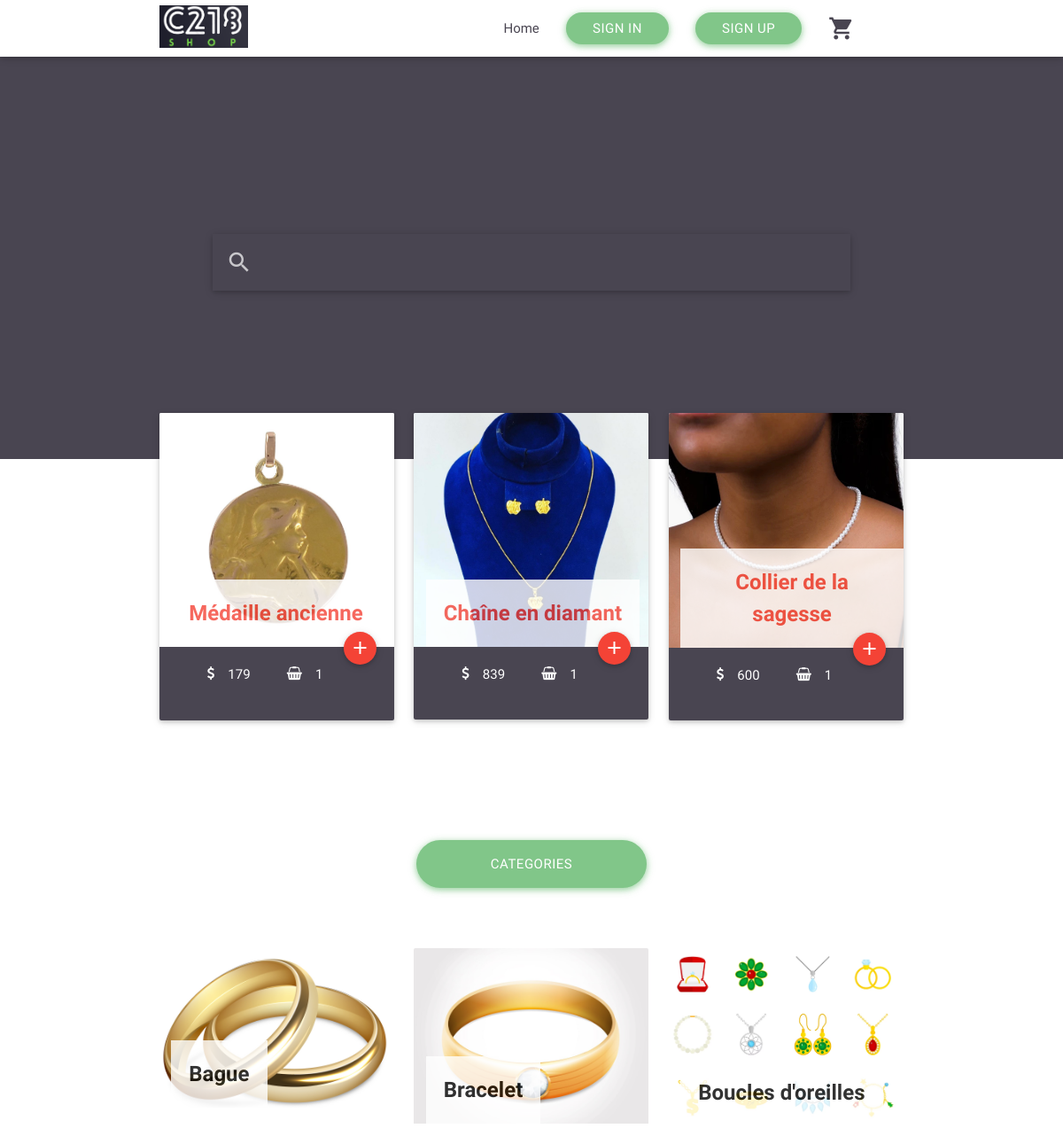
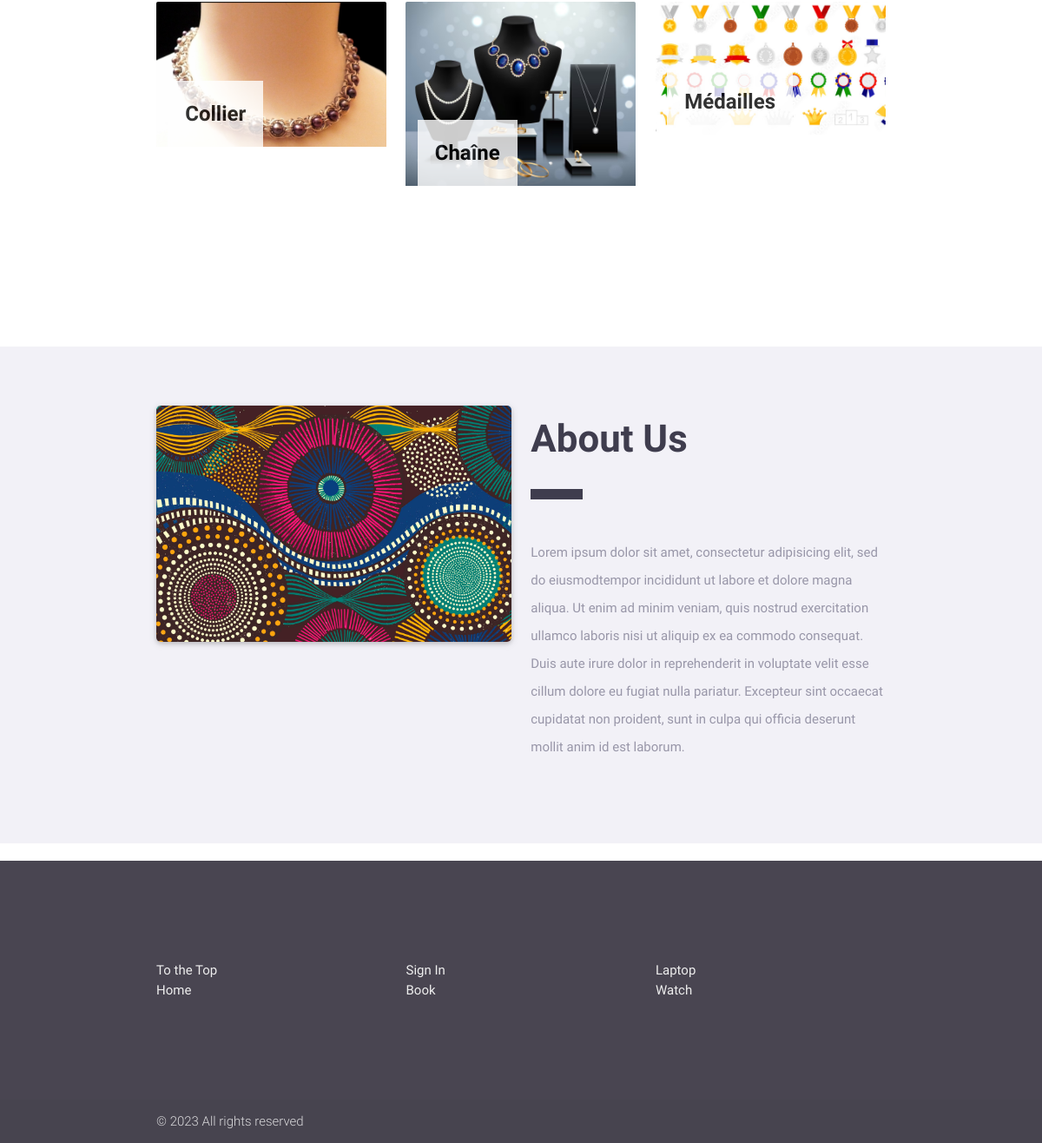
The page / on the database its author committed (2 pictures, top to bottom).
### tables this page shows
CREATE TABLE `product` (
  `id` int(11) NOT NULL,
  `id_category` int(11) NOT NULL,
  `name` varchar(1000) NOT NULL,
  `description` varchar(1000) NOT NULL,
  `price` int(11) NOT NULL,
  `id_picture` int(11) NOT NULL,
  `thumbnail` varchar(1000) NOT NULL,
  `promo` varchar(1000) NOT NULL
);

CREATE TABLE `category` (
  `id` int(11) NOT NULL,
  `name` varchar(1000) NOT NULL,
  `icon` varchar(1000) NOT NULL
);

### index.php (the view, shortened to what this page needs)
<?php
require 'includes/header.php';
require $nav; ?>
<div class="container-fluid home" id="top">
    <div class="container search">
        <nav class="animated slideInUp wow">
            <div class="nav-wrapper">
                <form method="GET" action="search.php">
                    <div class="input-field">
                        <input id="search" class="searching" type="search" name='searched' required>
                        <label for="search"><i class="material-icons">search</i></label>
                        <i class="material-icons">close</i>
                    </div>
                </form>
            </div>
        </nav>
    </div>
</div>
<div class="container most">
    <div class="row">
        <?php
        include 'db.php';
        $queryfirst = "SELECT
   product.id as 'id',
   product.name as 'name',
   product.price as 'price',
   product.thumbnail as 'thumbnail',
    SUM(command.quantity) as 'total',
    command.statut,
    command.id_produit
    FROM product, command
    WHERE product.id = command.id_produit AND command.statut = 'paid'
    GROUP BY product.id
    ORDER BY SUM(command.quantity) DESC LIMIT 3";
        $resultfirst = $connection->query($queryfirst);
        if ($resultfirst->num_rows > 0) {
            while ($rowfirst = $resultfirst->fetch_assoc()) {
                $id_best = $rowfirst['id'];
                $name_best = $rowfirst['name'];
                $price_best = $rowfirst['price'];
                $thumbnail_best = $rowfirst['thumbnail'];
                $totalsold = $rowfirst['total'];
                ?>
                <div class="col s12 m4">
                    <div class="card hoverable animated slideInUp wow">
                        <div class="card-image">
                            <a href="product.php?id=<?= $id_best; ?>"><img src="products/<?= $thumbnail_best; ?>"></a>
                            <span class="card-title red-text"><?= $name_best; ?></span>
                            <a href="product.php?id=<?= $id_best; ?>"
                               class="btn-floating red halfway-fab waves-effect waves-light right"><i
                                        class="material-icons">add</i></a>
                        </div>
                        <div class="card-content">
                            <div class="container">
                                <div class="row">
                                    <div class="col s6">
                                        <p class="white-text"><i class="left fa fa-dollar"></i> <?= $price_best; ?></p>
                                    </div>
                                    <div class="col s6">
                                        <p class="white-text"><i
                                                    class="left fa fa-shopping-basket"></i> <?= $totalsold; ?></p>
                                    </div>
                                </div>
                            </div>
                        </div>
                    </div>
                </div>
            <?php }
        } ?>
    </div>
</div>
<div class="container-fluid center-align categories">
    <a href="#category" class="button-rounded btn-large waves-effect waves-light">Categories</a>
    <div class="container" id="category">
        <div class="row">
            <?php
            $querycategory = "SELECT id, name, icon  FROM category";
            $total = $connection->query($querycategory);
            if ($total->num_rows > 0) {
                while ($rowcategory = $total->fetch_assoc()) {
                    $id_category = $rowcategory['id'];
                    $name_category = $rowcategory['name'];
                    $icon_category = $rowcategory['icon'];
                    ?>
                    <div class="col s12 m4">
                        <div class="card hoverable animated slideInUp wow">
                            <div class="card-image">
                                <a href="category.php?id=<?= $id_category; ?>"><img
                                            src="src/img/<?= $icon_category; ?>.png" alt=""></a>
                                <span class="card-title black-text"><?= $name_category; ?></span>
                            </div>
                        </div>
                    </div>
                <?php }
            } ?>
        </div>
    </div>
</div>
<div class="container-fluid about" id="about">
    <div class="container">
        <div class="row">
            <div class="col s12 m6">
                <div class="card animated slideInUp wow">
                    <div class="card-image">
                        <img src="src/img/about.jpg" alt="">
                    </div>
                </div>
            </div>
            <div class="col s12 m6">
                <h3 class="animated slideInUp wow">About Us</h3>
                <div class="divider animated slideInUp wow"></div>
                <p class="animated slideInUp wow">Lorem ipsum dolor sit amet, consectetur adipisicing elit,
                    sed do eiusmodtempor incididunt ut labore et dolore magna aliqua. Ut enim ad minim veniam,
                    quis nostrud exercitation ullamco laboris nisi ut aliquip ex ea commodo consequat.
                    Duis aute irure dolor in reprehenderit in voluptate velit esse cillum dolore eu fugiat
                    nulla pariatur. Excepteur sint occaecat cupidatat non proident, sunt in culpa qui officia
                    deserunt mollit anim id est laborum.</p>
            </div>
        </div>
    </div>
</div>
<?php
require 'includes/secondfooter.php';
require 'includes/footer.php'; ?>

### src/css/style.css (style rules this page uses)
.home { padding-top: 200px; padding-bottom: 190px; background: #494551; }
.home .search { padding-right: 60px; padding-left: 60px; }
.home nav { background: none !important; }
.most { margin-top: -60px !important; padding-bottom: 60px; }
.most .card .card-image { transition: 0.9s; }
.most .card .halfway-fab { margin-top: -17px; margin-right: 20px; background-color: #fa4949; }
.most .card .card-content { transition: 0.6s; background: #494551; }
.most .card .card-content .left { margin-top: 2px; }
.button-rounded { border-radius: 20px; background-color: #81C689; box-shadow: 0 2px 6px 0 rgba(129, 198, 137, 0.6), 0 2px 10px 0 rgba(129, 198, 137, 0.42); }
.categories { padding-top: 40px; padding-bottom: 150px; }
.categories .button-rounded { width: 260px; border-radius: 40px; margin-bottom: 60px; }
.categories .card { transition: box-shadow .25s; box-shadow: none; }
.about { padding-top: 60px; padding-bottom: 60px; background: #f2f1f7; }
.about h3 { font-weight: bold; margin-bottom: 34px; color: #3f3d4e; }
.about .divider { height: 12px; background-color: #3f3d4e; width: 60px; margin-bottom: 45px; }
.about p { line-height: 32px; color: #9896a8; }
.about .card { border-radius: 5px; }
.about .card .card-image { border-radius: 5px; }
.about .card .card-image img { border-radius: 5px; }
.input-field label { color: #494551; }
.material-icons { font-family: 'Material Icons'; font-weight: normal; font-style: normal; font-size: 24px; line-height: 1; letter-spacing: normal; text-transform: none; display: inline-block; white-space: nowrap; word-wrap: normal; direction: ltr; -webkit-font-feature-settings: 'liga'; -webkit-font-smoothing: antialiased; }
.card .card-image span.card-title { font-weight: bolder; background: white; opacity: 0.8; text-align: center; margin-left: 5%; }

### rows shown on the page
product: thumbnail (picture), name "Médaille ancienne", price "179", totalsold "1"
product: thumbnail (picture), name "Chaîne en diamant", price "839", totalsold "1"
product: thumbnail (picture), name "Collier de la sagesse", price "600", totalsold "1"
category: icon (picture), name "Bague"
category: icon (picture), name "Bracelet"
category: icon (picture), name "Boucles d'oreilles"
category: icon (picture), name "Collier"
category: icon (picture), name "Chaîne"
category: name "Médailles"

### other values the page prints
Date('Y') "2023"
